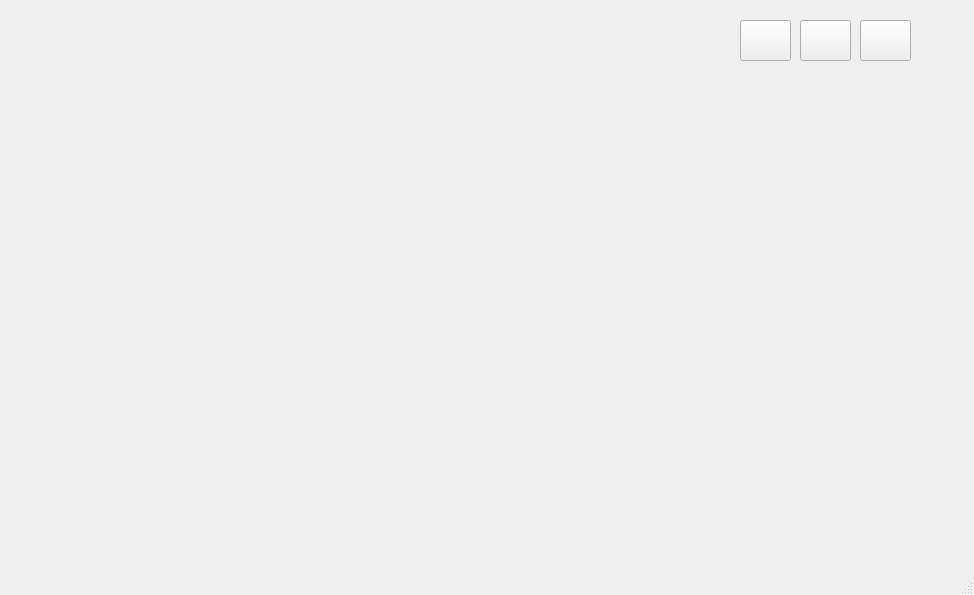
<?xml version="1.0" encoding="UTF-8"?>
<ui version="4.0">
 <class>Scene</class>
 <widget class="QMainWindow" name="Scene">
  <property name="geometry">
   <rect>
    <x>0</x>
    <y>0</y>
    <width>974</width>
    <height>595</height>
   </rect>
  </property>
  <property name="focusPolicy">
   <enum>Qt::NoFocus</enum>
  </property>
  <property name="windowTitle">
   <string>MainWindow</string>
  </property>
  <property name="styleSheet">
   <string notr="true"/>
  </property>
  <widget class="QWidget" name="centralwidget">
   <widget class="QPushButton" name="basicTower">
    <property name="geometry">
     <rect>
      <x>740</x>
      <y>20</y>
      <width>51</width>
      <height>41</height>
     </rect>
    </property>
    <property name="focusPolicy">
     <enum>Qt::NoFocus</enum>
    </property>
    <property name="styleSheet">
     <string notr="true">border-image:url(:/image/basictower.png)</string>
    </property>
    <property name="text">
     <string/>
    </property>
   </widget>
   <widget class="QPushButton" name="iceTower">
    <property name="geometry">
     <rect>
      <x>800</x>
      <y>20</y>
      <width>51</width>
      <height>41</height>
     </rect>
    </property>
    <property name="styleSheet">
     <string notr="true">border-image:url(:/image/icetower.png)</string>
    </property>
    <property name="text">
     <string/>
    </property>
   </widget>
   <widget class="QPushButton" name="sunTower">
    <property name="geometry">
     <rect>
      <x>860</x>
      <y>20</y>
      <width>51</width>
      <height>41</height>
     </rect>
    </property>
    <property name="styleSheet">
     <string notr="true">border-image:url(:/image/suntower.png)</string>
    </property>
    <property name="text">
     <string/>
    </property>
   </widget>
  </widget>
  <widget class="QMenuBar" name="menubar">
   <property name="geometry">
    <rect>
     <x>0</x>
     <y>0</y>
     <width>974</width>
     <height>22</height>
    </rect>
   </property>
  </widget>
  <widget class="QStatusBar" name="statusbar"/>
 </widget>
 <resources/>
 <connections/>
</ui>
